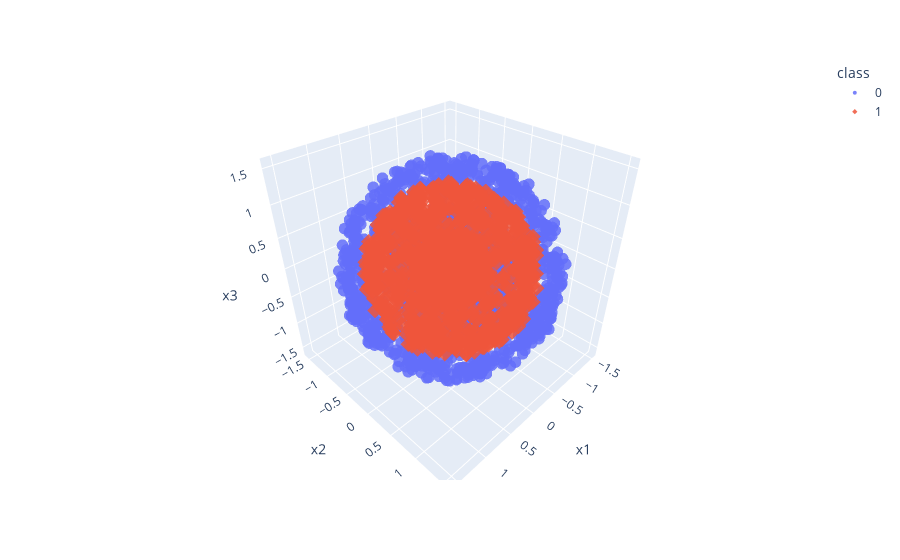

The code cell stored with this chart in its notebook:
### Code cell
X,y = make_concentric_hypershells(d=3)
plot_3d_features_with_labels(X,y)

### Figure 1 — Plotly figure (JSON) as saved in the notebook; plotly's stock layout.template omitted (floating-point values rounded to 4 significant figures; data arrays with more than 128 entries replaced by an {"elided": "..."} marker saying what was removed)
{"data": [{"hovertemplate": "class=0<br>x1=%{x}<br>x2=%{y}<br>x3=%{z}<extra></extra>", "legendgroup": "0", "marker": {"color": "#636efa", "opacity": 0.85, "size": 4, "symbol": "circle"}, "mode": "markers", "name": "0", "scene": "scene", "showlegend": true, "type": "scatter3d", "x": {"elided": "3077 float values"}, "y": {"elided": "3077 float values"}, "z": {"elided": "3077 float values"}}, {"hovertemplate": "class=1<br>x1=%{x}<br>x2=%{y}<br>x3=%{z}<extra></extra>", "legendgroup": "1", "marker": {"color": "#EF553B", "opacity": 0.85, "size": 4, "symbol": "diamond"}, "mode": "markers", "name": "1", "scene": "scene", "showlegend": true, "type": "scatter3d", "x": {"elided": "1923 float values"}, "y": {"elided": "1923 float values"}, "z": {"elided": "1923 float values"}}], "layout": {"legend": {"title": {"text": "class"}, "tracegroupgap": 0}, "margin": {"t": 60}, "scene": {"domain": {"x": [0, 1], "y": [0, 1]}, "xaxis": {"title": {"text": "x1"}}, "yaxis": {"title": {"text": "x2"}}, "zaxis": {"title": {"text": "x3"}}}}}
